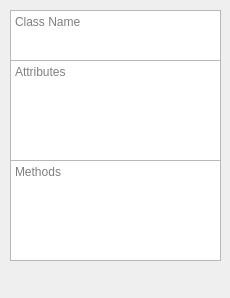
<?xml version="1.0" encoding="UTF-8"?>
<ui version="4.0">
 <class>EditUmlClassInfoDialog</class>
 <widget class="QDockWidget" name="EditUmlClassInfoDialog">
  <property name="geometry">
   <rect>
    <x>0</x>
    <y>0</y>
    <width>230</width>
    <height>298</height>
   </rect>
  </property>
  <property name="minimumSize">
   <size>
    <width>230</width>
    <height>290</height>
   </size>
  </property>
  <property name="windowTitle">
   <string>UML Class Infomation</string>
  </property>
  <widget class="QWidget" name="dockWidgetContents">
   <widget class="QTextEdit" name="classNameArea">
    <property name="geometry">
     <rect>
      <x>10</x>
      <y>10</y>
      <width>211</width>
      <height>51</height>
     </rect>
    </property>
    <property name="sizePolicy">
     <sizepolicy hsizetype="Expanding" vsizetype="Expanding">
      <horstretch>0</horstretch>
      <verstretch>0</verstretch>
     </sizepolicy>
    </property>
    <property name="minimumSize">
     <size>
      <width>0</width>
      <height>0</height>
     </size>
    </property>
    <property name="lineWrapMode">
     <enum>QTextEdit::NoWrap</enum>
    </property>
    <property name="placeholderText">
     <string>Class Name</string>
    </property>
   </widget>
   <widget class="QTextEdit" name="classAttributesArea">
    <property name="geometry">
     <rect>
      <x>10</x>
      <y>60</y>
      <width>211</width>
      <height>101</height>
     </rect>
    </property>
    <property name="sizePolicy">
     <sizepolicy hsizetype="Expanding" vsizetype="Expanding">
      <horstretch>0</horstretch>
      <verstretch>0</verstretch>
     </sizepolicy>
    </property>
    <property name="minimumSize">
     <size>
      <width>0</width>
      <height>0</height>
     </size>
    </property>
    <property name="lineWrapMode">
     <enum>QTextEdit::NoWrap</enum>
    </property>
    <property name="placeholderText">
     <string>Attributes</string>
    </property>
   </widget>
   <widget class="QTextEdit" name="classMethodsArea">
    <property name="geometry">
     <rect>
      <x>10</x>
      <y>160</y>
      <width>211</width>
      <height>101</height>
     </rect>
    </property>
    <property name="sizePolicy">
     <sizepolicy hsizetype="Expanding" vsizetype="Expanding">
      <horstretch>0</horstretch>
      <verstretch>0</verstretch>
     </sizepolicy>
    </property>
    <property name="minimumSize">
     <size>
      <width>0</width>
      <height>0</height>
     </size>
    </property>
    <property name="lineWrapMode">
     <enum>QTextEdit::NoWrap</enum>
    </property>
    <property name="placeholderText">
     <string>Methods</string>
    </property>
   </widget>
  </widget>
 </widget>
 <tabstops>
  <tabstop>classNameArea</tabstop>
  <tabstop>classAttributesArea</tabstop>
  <tabstop>classMethodsArea</tabstop>
 </tabstops>
 <resources/>
 <connections/>
</ui>
